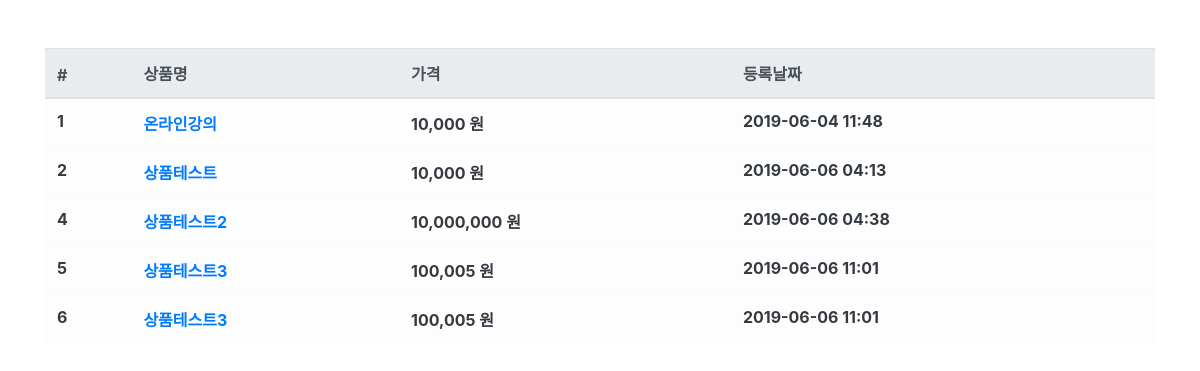
The app's page /product/ with its own data.
### product/models.py (models this page shows, shortened)
class Product(models.Model):
    name = models.CharField(max_length=256, verbose_name='상품명')
    price = models.IntegerField(verbose_name='상품가격')
    description = models.TextField(verbose_name='상품설명')
    stock = models.IntegerField(verbose_name='재고')
    register_date = models.DateTimeField(auto_now_add=True, verbose_name='등록날짜')
    class Meta:
        db_table = 'fastcampus_product'
        verbose_name = '상품'
        verbose_name_plural = '상품'

### product/views.py (the view)
# urls.py: path('product/', ProductList.as_view()),
class ProductList(ListView):
    model = Product
    template_name = 'product.html'
    context_object_name = 'product_list'

### product/templates/product.html (shortened to what this page needs)
{% extends "base.html" %}
{% load humanize %}
{% block contents %}
<div class="row mt-5">
  <div class="col-12">
    <table class="table table-light">
      <thead class="thead-light">
        <tr>
          <th scope="col">#</th>
          <th scope="col">상품명</th>
          <th scope="col">가격</th>
          <th scope="col">등록날짜</th>
        </tr>
      </thead>
      <tbody class="text-dark">
        {% for product in product_list %}
        <tr>
          <th scope="row">{{ product.id }}</th>
          <th><a id="product-{{ product.id }}" onmouseenter="product_detail({{ product.id }});"
              onmouseleave="product_leave({{ product.id }});" href="/product/{{ product.id }}">{{ product.name }}</a>
          </th>
          <th>{{ product.price|intcomma }} 원</th>
          <th>{{ product.register_date|date:'Y-m-d H:i' }}</th>
        </tr>
        {% endfor %}
      </tbody>
    </table>
  </div>
</div>
{% endblock %}

### fcuser/templates/base.html (shortened to what this page needs)
<html>
<head>
  <link rel="stylesheet" href="https://stackpath.bootstrapcdn.com/bootstrap/4.3.1/css/bootstrap.min.css"
>
</head>
<body>
  <div class="container">
    {% block contents %}
    {% endblock %}
  </div>
</body>
</html>

### records on screen
Product: id "1", name "온라인강의", price "10,000", register_date "2019-06-04 11:48"
Product: id "2", name "상품테스트", price "10,000", register_date "2019-06-06 04:13"
Product: id "4", name "상품테스트2", price "10,000,000", register_date "2019-06-06 04:38"
Product: id "5", name "상품테스트3", price "100,005", register_date "2019-06-06 11:01"
Product: id "6", name "상품테스트3", price "100,005", register_date "2019-06-06 11:01"
